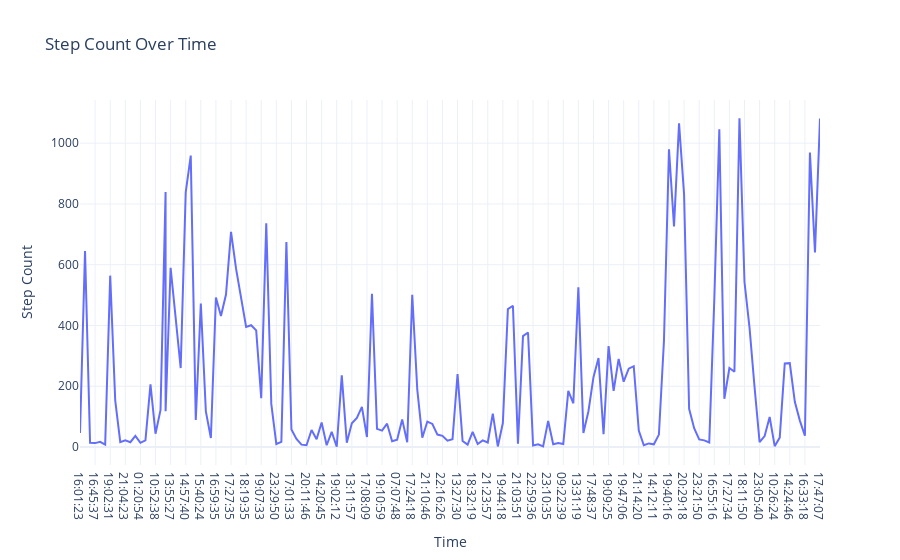

Source (notebook cell):
### Code cell
import pandas as pd
import plotly.io as pio
import plotly.graph_objects as go
pio.templates.default = "plotly_white"
import plotly.express as px

data = pd.read_csv("Apple-Fitness-Data.csv")
print(data.head())
print(data.isnull().sum())


# Step Count Over Time
fig1 = px.line(data, x="Time",
y="Step Count",
title="Step Count Over Time")
fig1.show()

### Figure 1 — Plotly figure (JSON) as saved in the notebook; plotly's stock layout.template omitted (floating-point values rounded to 4 significant figures; data arrays with more than 128 entries replaced by an {"elided": "..."} marker saying what was removed)
{"data": [{"hovertemplate": "Time=%{x}<br>Step Count=%{y}<extra></extra>", "legendgroup": "", "line": {"color": "#636efa", "dash": "solid"}, "marker": {"symbol": "circle"}, "mode": "lines", "name": "", "orientation": "v", "showlegend": false, "type": "scatter", "x": {"elided": "149 str values"}, "xaxis": "x", "y": {"elided": "149 int values"}, "yaxis": "y"}], "layout": {"legend": {"tracegroupgap": 0}, "title": {"text": "Step Count Over Time"}, "xaxis": {"anchor": "y", "domain": [0, 1], "title": {"text": "Time"}}, "yaxis": {"anchor": "x", "domain": [0, 1], "title": {"text": "Step Count"}}}}
